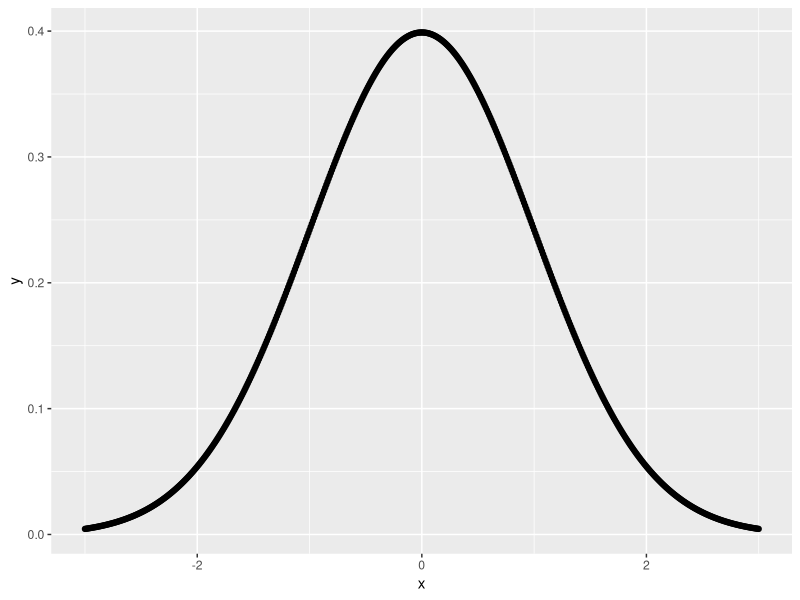

Write the R code that produced this figure.
library(ggplot2)

normdist <- function(x, mu, sigma) {
  exp((-(x - mu)^2)/2*sigma^2)/(sigma * sqrt(2*pi))
}

spread <- seq(-3, 3, by = .01)

test <- data.frame(x = spread, y = normdist(spread, 0, 1))

ggplot(test, aes(x = x,
                 y = y)) +
         geom_point()
